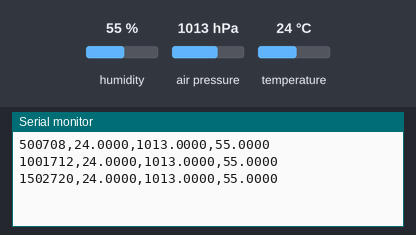
Simulated run of this sketch. Board: Arduino Uno, built with avr-gcc and run on an emulated ATmega328P. On the bench: the last lines printed to the serial monitor. Inputs (shaded band) come from the test bench; at power-on: humidity 55 %, air pressure 1013 hPa, temperature 24 °C.

Above: at 1.8 s.
1.9 s: humidity set to 22 %
At 2.31 s:
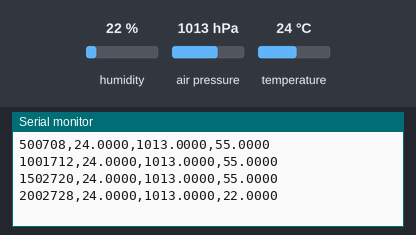
3.4 s: air pressure set to 952 hPa
At 3.9 s:
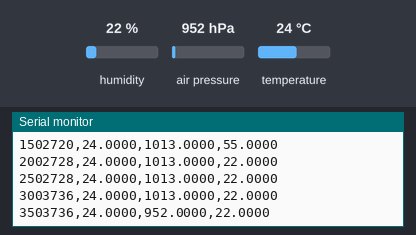
4.9 s: temperature set to 12 °C
At 5.4 s:
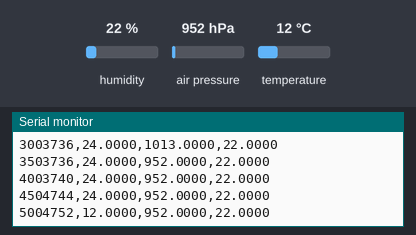
Timing chart, 0 to 7.9 s (numbered marks = the images above; inputs shaded):
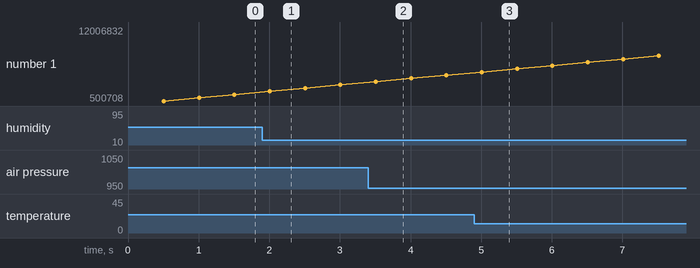

The sketch:

BME280_Environment.ino
```cpp
#include <Wire.h>
#include <Adafruit_Sensor.h>
#include <Adafruit_BME280.h>

#ifndef BB_SAMPLE_INTERVAL_US
#define BB_SAMPLE_INTERVAL_US 500000
#endif

Adafruit_BME280 bme;

namespace {
constexpr unsigned long SAMPLE_INTERVAL_US = (unsigned long)BB_SAMPLE_INTERVAL_US;
unsigned long last_sample_us = 0;

void sensorFail() {
  pinMode(LED_BUILTIN, OUTPUT);
  while (true) {
    digitalWrite(LED_BUILTIN, HIGH);
    delay(300);
    digitalWrite(LED_BUILTIN, LOW);
    delay(300);
  }
}
}

void setup() {
  Serial.begin(115200);
  Wire.begin();
  bool ready = bme.begin(0x76, &Wire);
  if (!ready) ready = bme.begin(0x77, &Wire);
  if (!ready) sensorFail();
}

void loop() {
  const unsigned long now = micros();
  if ((unsigned long)(now - last_sample_us) < SAMPLE_INTERVAL_US) return;
  last_sample_us = now;

  const float temperature_c = bme.readTemperature();
  const float pressure_hpa = bme.readPressure() / 100.0f;
  const float humidity_pct = bme.readHumidity();

  // time_us,temperature_c,pressure_hpa,humidity_pct
  Serial.print(now);
  Serial.print(','); Serial.print(temperature_c, 4);
  Serial.print(','); Serial.print(pressure_hpa, 4);
  Serial.print(','); Serial.println(humidity_pct, 4);
}
```

Measured:
- after the input at 1.9 s, the serial monitor: prints a new line after 0.11 s (image 1)
- after the input at 3.4 s, the serial monitor: prints a new line after 0.11 s (image 2)
- after the input at 4.9 s, the serial monitor: prints a new line after 0.11 s (image 3)
- plotted number 1: 3003736 → 4504744 after the input at 3.4 s, 4504744 → 12006832 after the input at 4.9 s
